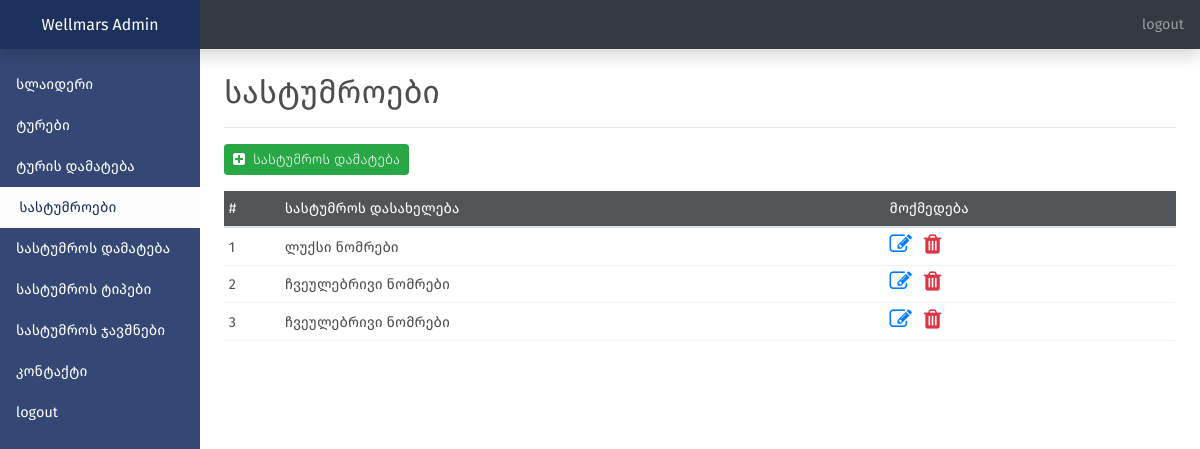
Before: /index.php/admin/hotels with the older database file.
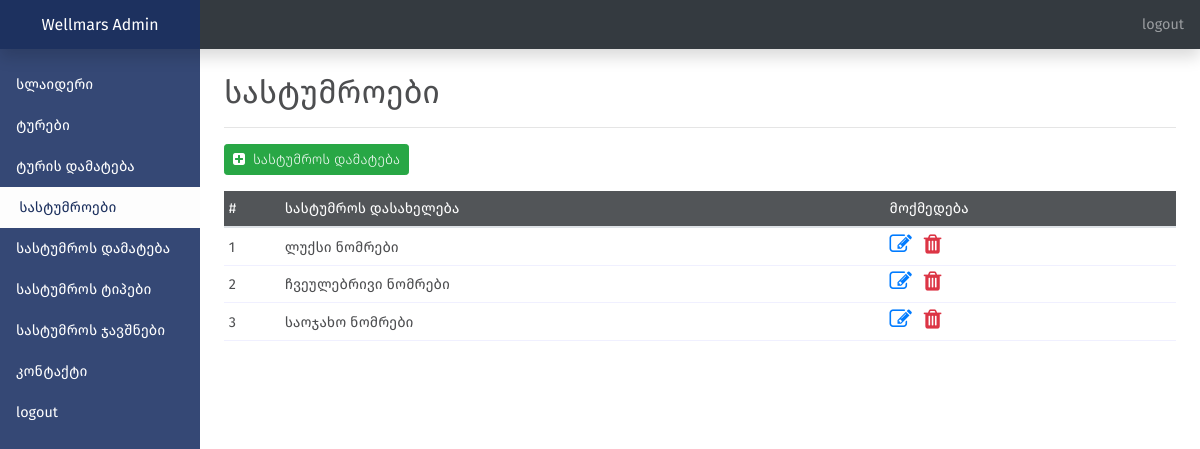
After: the same page with the newer database file.
### tables this page shows
CREATE TABLE IF NOT EXISTS `hotelimages` (
  `id` int(11) NOT NULL AUTO_INCREMENT,
  `hotelid` int(11) NOT NULL,
  `filename` varchar(200) NOT NULL,
  `ismain` tinyint(1) NOT NULL,
  PRIMARY KEY (`id`)
);

CREATE TABLE IF NOT EXISTS `hotels` (
  `id` int(11) NOT NULL AUTO_INCREMENT,
  `type_ge` varchar(250) DEFAULT NULL,
  `type_en` varchar(250) DEFAULT NULL,
  `type_ru` varchar(250) DEFAULT NULL,
  `hotel_ge` text DEFAULT NULL,
  `hotel_en` text DEFAULT NULL,
  `hotel_ru` text DEFAULT NULL,
  PRIMARY KEY (`id`)
);

### application/controllers/Admin.php (called while the page is built, shortened)
<?php
class admin extends CI_Controller
{
   public function __construct()
	{
		$this->load->library('form_validation');
		$this->load->helper("security");
	}
	public function hotels(){
		$this->load->model('hotel');
		$data['hotels'] = $this->hotel->getHotels();
		$this->load->view('admin/hotels', $data);
	}
}

### index.php (called while the page is built, shortened)
<?php
require_once BASEPATH.'core/CodeIgniter.php';

### application/models/Hotel.php (called while the page is built, shortened)
<?php
class hotel extends CI_Model
{
	public function getHotels()
	{
		$this->db->select("
			h.id,
			h.type_ge,
			h.type_en,
			h.type_ru,
			h.hotel_ge,
			h.hotel_en,
			h.hotel_ru,
			i.hotelid,
			i.filename
		")
		->from('hotels AS h')
		->join('hotelimages AS i', 'h.id=i.hotelid AND i.ismain=1');
		$query = $this->db->get();
		return $query->result();
	}
}

### application/views/admin/hotels.php (the view, shortened to what this page needs)
<main role="main" class="col-md-9 ml-sm-auto col-lg-10 px-md-4">
	<div class="mt-4">
		<h2>სასტუმროები</h2>
		<hr>
	</div>
	<div class="mb-3">
		<a href="<?php echo base_url('admin/addHotel');?>" class="btn btn-success btn-sm" id="addimage"><i class="fa fa-plus-square mr-2"></i>სასტუმროს დამატება</a>
	</div>
	<table class="table">
		<thead>
			<tr>
				<th scope="col">#</th>
				<th scope="col">სასტუმროს დასახელება</th>
				<th scope="col">მოქმედება</th>
			</tr>
		</thead>
		<tbody>
			<?php foreach($hotels as $i=>$hotel): ?>
				<tr>
					<th scope="row"><?php echo $i+1;?></th>
					<td><?php echo $hotel->type_ge;?></td>
					<td scope="col">
						<a href="<?php echo base_url('admin/editHotel/'.$hotel->id);?>" alt="რედაქტირება"><i class="fa fa-edit text-primary mr-2"></i></a>
						<a href="<?php echo base_url('admin/deleteHotel/'.$hotel->id);?>" alt="წაშლა"><i class="fa fa-trash text-danger"></i></a>
					</td>
				</tr>
			<?php endforeach; ?>
		</tbody>
	</table>
</main>

Changed rows visible on the page:
no longer on this page (row edited): hotelimages: hotelid.type_ge "ჩვეულებრივი ნომრები"
added hotelimages: hotelid.type_ge "საოჯახო ნომრები"
